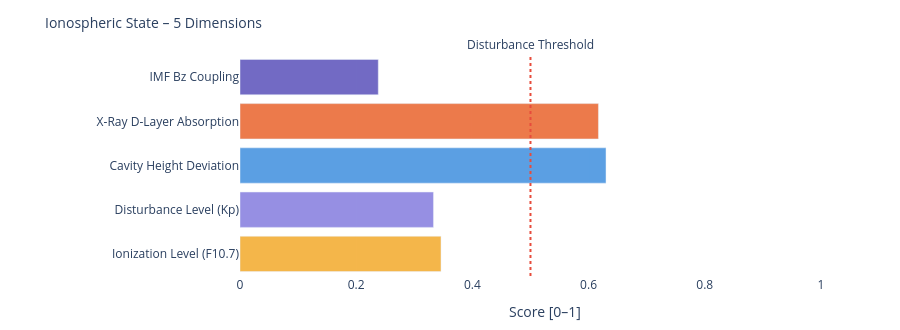

Notebook code for this chart:
### Markdown cell above
---
### 📐 Systemic Insight: Geometric Cavity vs. Real Schumann Resonance

**Relevant for:** Layer 6 = delta analysis &nbsp;|&nbsp; Layer 7 = feature vector / system interpretation

A cavity height change from 80 km to 70 km shifts the **idealized geometric frequencies** only minimally:

| Modus | Aktuell | Referenz | Δ |
|-------|---------|----------|---|
| SR-1 | 10.4762 Hz | 10.4599 Hz | +16 mHz |
| SR-2 | 18.1452 Hz | 18.1171 Hz | +28 mHz |
| SR-3 | 25.6612 Hz | 25.6215 Hz | +40 mHz |
| SR-4 | 33.1285 Hz | 33.0772 Hz | +51 mHz |

The geometric effect is limited because 10 km is very small compared to Earth's radius (~6371 km).

**Consequence:** Real Schumann deviations are likely driven more strongly by **conductivity, damping, day/night structure, lightning distribution and source geometry** than by pure cavity height.

---

**Layer 6 compares:**
```
geometric Δ from Layer 4  vs.  observed Δ from real Schumann measurement data
```

**Layer 7 Feature:**
```
If real Δ >> geometric Δ  →  non-geometric factors dominant
```

### Code cell
# ============================================================
# IONOSPHERIC STATE – Summary gauge
# Five dimensions: ionization, disturbance, cavity height, X-Ray, Bz coupling
# ============================================================

def norm(v, lo, hi):
    if v is None: return None
    return round(max(0.0, min(1.0, (v - lo) / (hi - lo))), 3)

# Ionization level (F10.7 → F2-Layer)
ioniz = norm(f107_val, 60, 250)

# Disturbance level (Kp → E/F-Layer irregularities)
disturb = norm(kp_val, 0, 9)

# Cavity height deviation from reference (80 km)
h_dev = norm(abs(h_eff - 80), 0, 20)

# X-Ray ionization (D-Layer absorption)
xray_ioniz = None
if xray_now is not None:
    xray_ioniz = norm(math.log10(max(xray_now, 1e-9)) + 9, 0, 5)

# Bz coupling (southward Bz → stronger magnetosphere-ionosphere coupling)
bz_coupling = norm(-(bz_now or 0), -5, 30) if bz_now is not None else None

dims = [
    ('Ionization Level (F10.7)',    ioniz,      '#F2A623'),
    ('Disturbance Level (Kp)',      disturb,    '#7F77DD'),
    ('Cavity Height Deviation',     h_dev,      '#378ADD'),
    ('X-Ray D-Layer Absorption',    xray_ioniz, '#E85D24'),
    ('IMF Bz Coupling',             bz_coupling,'#534AB7'),
]

fig = go.Figure()
for name, val, col in dims:
    if val is not None:
        h = int(val * 20)
        bar = '█' * h + '░' * (20 - h)
        label = f'{name}:  {bar}  {val:.3f}'
    else:
        label = f'{name}:  {"─" * 20}  n/a'
    fig.add_trace(go.Bar(
        x=[val if val is not None else 0],
        y=[name],
        orientation='h',
        marker_color=col, opacity=0.82,
        showlegend=False
    ))

fig.add_vline(x=0.5, line_dash='dot', line_color='#e74c3c',
              annotation_text='Disturbance Threshold', annotation_position='top')
fig.update_layout(
    title=dict(text='Ionospheric State – 5 Dimensions', font=dict(size=14)),
    xaxis=dict(title='Score [0–1]', range=[0, 1.05]),
    height=330, plot_bgcolor='rgba(0,0,0,0)', paper_bgcolor='rgba(0,0,0,0)',
    margin=dict(l=240, r=50, t=55, b=40)
)
fig.show()

print(f'\nIonospheric state:')
for name, val, _ in dims:
    print(f'  {name:<35} {val:.3f}' if val is not None else f'  {name:<35} n/a')

### Figure 1 — Plotly figure (JSON) as saved in the notebook; plotly's stock layout.template omitted (floating-point values rounded to 4 significant figures)
{"data": [{"marker": {"color": "#F2A623"}, "opacity": 0.82, "orientation": "h", "showlegend": false, "type": "bar", "x": [0.346], "y": ["Ionization Level (F10.7)"]}, {"marker": {"color": "#7F77DD"}, "opacity": 0.82, "orientation": "h", "showlegend": false, "type": "bar", "x": [0.333], "y": ["Disturbance Level (Kp)"]}, {"marker": {"color": "#378ADD"}, "opacity": 0.82, "orientation": "h", "showlegend": false, "type": "bar", "x": [0.63], "y": ["Cavity Height Deviation"]}, {"marker": {"color": "#E85D24"}, "opacity": 0.82, "orientation": "h", "showlegend": false, "type": "bar", "x": [0.617], "y": ["X-Ray D-Layer Absorption"]}, {"marker": {"color": "#534AB7"}, "opacity": 0.82, "orientation": "h", "showlegend": false, "type": "bar", "x": [0.238], "y": ["IMF Bz Coupling"]}], "layout": {"annotations": [{"showarrow": false, "text": "Disturbance Threshold", "x": 0.5, "xanchor": "center", "xref": "x", "y": 1, "yanchor": "bottom", "yref": "y domain"}], "height": 330, "margin": {"b": 40, "l": 240, "r": 50, "t": 55}, "paper_bgcolor": "rgba(0,0,0,0)", "plot_bgcolor": "rgba(0,0,0,0)", "shapes": [{"line": {"color": "#e74c3c", "dash": "dot"}, "type": "line", "x0": 0.5, "x1": 0.5, "xref": "x", "y0": 0, "y1": 1, "yref": "y domain"}], "title": {"font": {"size": 14}, "text": "Ionospheric State – 5 Dimensions"}, "xaxis": {"range": [0, 1.05], "title": {"text": "Score [0–1]"}}}}
